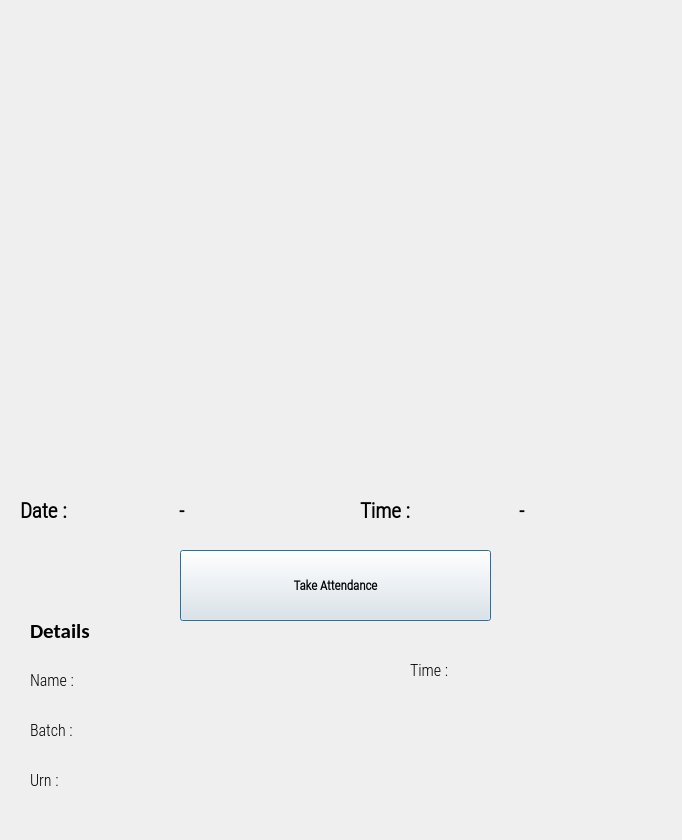
<?xml version="1.0" encoding="UTF-8"?>
<ui version="4.0">
 <class>OutputDialog</class>
 <widget class="QDialog" name="OutputDialog">
  <property name="geometry">
   <rect>
    <x>0</x>
    <y>0</y>
    <width>682</width>
    <height>840</height>
   </rect>
  </property>
  <property name="minimumSize">
   <size>
    <width>0</width>
    <height>0</height>
   </size>
  </property>
  <property name="maximumSize">
   <size>
    <width>1280</width>
    <height>840</height>
   </size>
  </property>
  <property name="font">
   <font>
    <family>Calibri</family>
    <weight>75</weight>
    <bold>true</bold>
   </font>
  </property>
  <property name="windowTitle">
   <string>Face Recognition Attendance App</string>
  </property>
  <property name="windowIcon">
   <iconset resource="resource.qrc">
    <normaloff>:/icon/icon.png</normaloff>:/icon/icon.png</iconset>
  </property>
  <widget class="QLabel" name="imgLabel">
   <property name="geometry">
    <rect>
     <x>10</x>
     <y>10</y>
     <width>640</width>
     <height>461</height>
    </rect>
   </property>
   <property name="minimumSize">
    <size>
     <width>4</width>
     <height>0</height>
    </size>
   </property>
   <property name="maximumSize">
    <size>
     <width>640</width>
     <height>480</height>
    </size>
   </property>
   <property name="text">
    <string/>
   </property>
  </widget>
  <widget class="QPushButton" name="ClockInButton">
   <property name="geometry">
    <rect>
     <x>180</x>
     <y>550</y>
     <width>311</width>
     <height>71</height>
    </rect>
   </property>
   <property name="font">
    <font>
     <family>Roboto Condensed Light</family>
     <pointsize>10</pointsize>
     <weight>75</weight>
     <bold>true</bold>
    </font>
   </property>
   <property name="text">
    <string>Take Attendance</string>
   </property>
   <property name="checkable">
    <bool>true</bool>
   </property>
  </widget>
  <widget class="QWidget" name="horizontalLayoutWidget">
   <property name="geometry">
    <rect>
     <x>20</x>
     <y>480</y>
     <width>311</width>
     <height>61</height>
    </rect>
   </property>
   <layout class="QHBoxLayout" name="horizontalLayout">
    <item>
     <widget class="QLabel" name="label">
      <property name="font">
       <font>
        <family>Roboto Condensed Light</family>
        <pointsize>16</pointsize>
        <weight>75</weight>
        <bold>true</bold>
       </font>
      </property>
      <property name="text">
       <string>Date :</string>
      </property>
     </widget>
    </item>
    <item>
     <widget class="QLabel" name="Date_Label">
      <property name="font">
       <font>
        <family>Roboto Condensed Light</family>
        <pointsize>15</pointsize>
        <weight>75</weight>
        <bold>true</bold>
       </font>
      </property>
      <property name="text">
       <string>-</string>
      </property>
     </widget>
    </item>
   </layout>
  </widget>
  <widget class="QWidget" name="horizontalLayoutWidget_2">
   <property name="geometry">
    <rect>
     <x>360</x>
     <y>480</y>
     <width>311</width>
     <height>61</height>
    </rect>
   </property>
   <layout class="QHBoxLayout" name="horizontalLayout_3">
    <item>
     <widget class="QLabel" name="label_2">
      <property name="font">
       <font>
        <family>Roboto Condensed Light</family>
        <pointsize>16</pointsize>
        <weight>75</weight>
        <bold>true</bold>
       </font>
      </property>
      <property name="text">
       <string>Time :</string>
      </property>
     </widget>
    </item>
    <item>
     <widget class="QLabel" name="Time_Label">
      <property name="font">
       <font>
        <family>Roboto Condensed Light</family>
        <pointsize>15</pointsize>
        <weight>75</weight>
        <bold>true</bold>
       </font>
      </property>
      <property name="text">
       <string>-</string>
      </property>
     </widget>
    </item>
   </layout>
  </widget>
  <widget class="QLabel" name="label_3">
   <property name="geometry">
    <rect>
     <x>30</x>
     <y>660</y>
     <width>81</width>
     <height>41</height>
    </rect>
   </property>
   <property name="font">
    <font>
     <family>Roboto Condensed Light</family>
     <pointsize>12</pointsize>
     <weight>50</weight>
     <bold>false</bold>
    </font>
   </property>
   <property name="text">
    <string>Name : </string>
   </property>
  </widget>
  <widget class="QLabel" name="label_4">
   <property name="geometry">
    <rect>
     <x>30</x>
     <y>700</y>
     <width>101</width>
     <height>61</height>
    </rect>
   </property>
   <property name="font">
    <font>
     <family>Roboto Condensed Light</family>
     <pointsize>12</pointsize>
     <weight>50</weight>
     <bold>false</bold>
    </font>
   </property>
   <property name="text">
    <string>Batch :</string>
   </property>
  </widget>
  <widget class="QLabel" name="label_5">
   <property name="geometry">
    <rect>
     <x>410</x>
     <y>650</y>
     <width>81</width>
     <height>41</height>
    </rect>
   </property>
   <property name="font">
    <font>
     <family>Roboto Condensed Light</family>
     <pointsize>12</pointsize>
     <weight>50</weight>
     <bold>false</bold>
    </font>
   </property>
   <property name="text">
    <string>Time : </string>
   </property>
  </widget>
  <widget class="QLabel" name="label_6">
   <property name="geometry">
    <rect>
     <x>30</x>
     <y>610</y>
     <width>101</width>
     <height>41</height>
    </rect>
   </property>
   <property name="font">
    <font>
     <pointsize>16</pointsize>
    </font>
   </property>
   <property name="text">
    <string>Details</string>
   </property>
  </widget>
  <widget class="QLabel" name="NameLabel">
   <property name="geometry">
    <rect>
     <x>110</x>
     <y>670</y>
     <width>251</width>
     <height>21</height>
    </rect>
   </property>
   <property name="font">
    <font>
     <family>Roboto Condensed Light</family>
     <pointsize>12</pointsize>
     <weight>50</weight>
     <bold>false</bold>
    </font>
   </property>
   <property name="text">
    <string/>
   </property>
  </widget>
  <widget class="QLabel" name="timeLabel">
   <property name="geometry">
    <rect>
     <x>510</x>
     <y>660</y>
     <width>139</width>
     <height>21</height>
    </rect>
   </property>
   <property name="font">
    <font>
     <family>Roboto Condensed Light</family>
     <pointsize>12</pointsize>
     <weight>50</weight>
     <bold>false</bold>
    </font>
   </property>
   <property name="text">
    <string/>
   </property>
  </widget>
  <widget class="QLabel" name="BatchLabel">
   <property name="geometry">
    <rect>
     <x>110</x>
     <y>720</y>
     <width>181</width>
     <height>21</height>
    </rect>
   </property>
   <property name="font">
    <font>
     <family>Roboto Condensed Light</family>
     <pointsize>12</pointsize>
     <weight>50</weight>
     <bold>false</bold>
    </font>
   </property>
   <property name="text">
    <string/>
   </property>
  </widget>
  <widget class="QLabel" name="label_7">
   <property name="geometry">
    <rect>
     <x>30</x>
     <y>760</y>
     <width>101</width>
     <height>41</height>
    </rect>
   </property>
   <property name="font">
    <font>
     <family>Roboto Condensed Light</family>
     <pointsize>12</pointsize>
     <weight>50</weight>
     <bold>false</bold>
    </font>
   </property>
   <property name="text">
    <string>Urn :</string>
   </property>
  </widget>
  <widget class="QLabel" name="URNLabel">
   <property name="geometry">
    <rect>
     <x>110</x>
     <y>770</y>
     <width>181</width>
     <height>21</height>
    </rect>
   </property>
   <property name="font">
    <font>
     <family>Roboto Condensed Light</family>
     <pointsize>12</pointsize>
     <weight>50</weight>
     <bold>false</bold>
    </font>
   </property>
   <property name="text">
    <string/>
   </property>
  </widget>
 </widget>
 <resources>
  <include location="resource.qrc"/>
 </resources>
 <connections/>
</ui>
